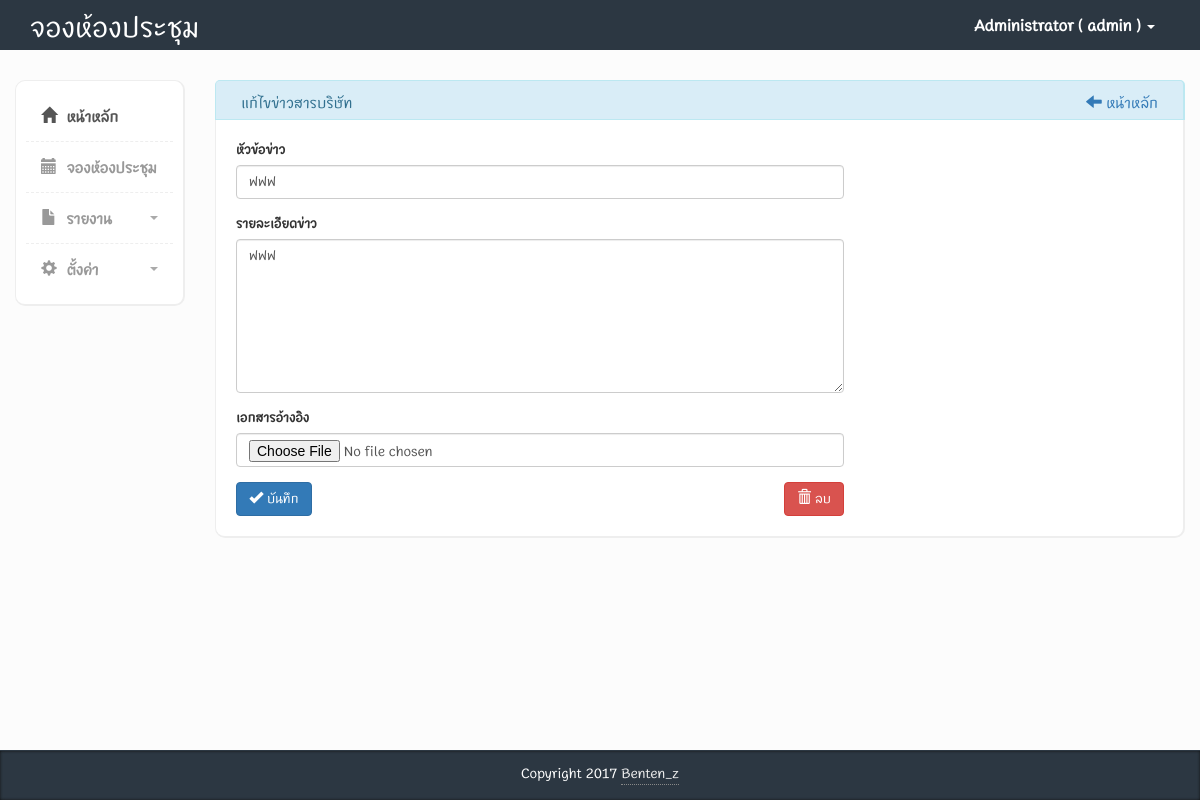
Screenshot of /frm_edit_news.php?news_id=11 (signed in) with the database file from the repository.
### tables this page shows
CREATE TABLE `tbl_users` (
  `user_id` int(11) NOT NULL AUTO_INCREMENT,
  `user_username` varchar(255) DEFAULT NULL,
  `user_password` varchar(255) DEFAULT NULL,
  `user_firstname` varchar(255) DEFAULT NULL,
  `user_lastname` varchar(255) DEFAULT NULL,
  `user_email` varchar(255) DEFAULT NULL,
  `user_status` varchar(255) DEFAULT NULL,
  `department_id` int(11) DEFAULT NULL,
  PRIMARY KEY (`user_id`)
);

CREATE TABLE `tbl_news` (
  `news_id` int(11) NOT NULL AUTO_INCREMENT,
  `news_title` varchar(255) DEFAULT NULL,
  `news_detail` text,
  `news_date` date DEFAULT NULL,
  `news_file` varchar(255) DEFAULT NULL,
  `news_upload` varchar(255) DEFAULT NULL,
  `user_id` int(11) DEFAULT NULL,
  PRIMARY KEY (`news_id`)
);

### session.php (called while the page is built, shortened)
<?php
require 'ConnectDB.php';
$session_login_id = $_SESSION['login_id'];
$qry_user = "SELECT * FROM tbl_users WHERE user_id='$session_login_id'";
$result_user = mysqli_query($con, $qry_user);
if ($result_user) {
    $row_user = mysqli_fetch_assoc($result_user);
    $s_login_username = $row_user['user_username'];
    $s_login_firstname = $row_user['user_firstname'];
}

### set_session.php (called while the page is built, shortened)
<?php
require './session.php';
?>

### frm_edit_news.php (the view, shortened to what this page needs)
<?php
include("set_session.php");
include("./ConnectDB.php");
$id = mysqli_real_escape_string($con, $_GET['news_id']);
$sql = "SELECT * FROM tbl_news WHERE news_id = '$id'";
$result = mysqli_query($con, $sql);
$row = mysqli_fetch_assoc($result);
?>
<!DOCTYPE html>
<html>
    <?php include("head.php") ?>
    <body>
        <?php include("header.php") ?>
        <div class="page-content">
            <div class="row">
                <div class="col-md-2">
                    <?php include("sitebar.php") ?>
                </div>
                <div class="col-md-10">
                    <div class="row">
                        <div class="col-md-12 panel-info">
                            <div class="content-box-header panel-heading">
                                <div class="panel-title ">แก้ไขข่าวสารบริษัท</div>
                                <div class="panel-options">
                                    <a href="index.php"><i class="glyphicon glyphicon-arrow-left"></i> หน้าหลัก</a>
                                </div>
                            </div>
                            <div class="content-box-large box-with-header">
                                <div class="row">
                                    <div class="col-md-8">
                                        <form id="form1" action="edit_news.php" method="POST" enctype="multipart/form-data" novalidate>
                                            <fieldset>
                                                <div class="form-group">
                                                    <label for="news_title">หัวข้อข่าว</label>
                                                    <input id="news_title" name="news_title" class="form-control" type="text" data-validation="required" value="<?php echo $row['news_title'] ?>">
                                                </div>
                                                <div class="form-group">
                                                    <label for="room_detail">รายละเอียดข่าว</label>
                                                    <textarea id="news_detail" name="news_detail"  class="form-control" data-validation="required" rows="7"><?php echo str_replace("<br>", "", $row['news_detail']) ?></textarea>
                                                </div>
                                                <div class="form-group">
                                                    <label for="room_pic">เอกสารอ้างอิง</label>
                                                    <input id="news_file" name="news_file"  class="form-control" type="file"
                                                           data-validation="size"
                                                           data-validation-max-size="1mb">
                                                </div>
                                            </fieldset>
                                            <div>
                                                <button id="btn1"  class="btn btn-primary" type="submit">
                                                    <i class="glyphicon glyphicon-ok"></i>
                                                    บันทึก
                                                </button>
                                                <a href="delete_news.php?news_id=<?php echo $row['news_id'] ?>" class="btn btn-danger pull-right"><i class="glyphicon glyphicon-trash"></i> ลบ</a>
                                            </div>
                                        </form>
                                    </div>
                                </div>
                            </div>
                        </div>
                    </div>
                </div>
            </div>
        </div>
        <?php include("footer.php") ?>
    </body>
</html>

### header.php (shortened to what this page needs)
<div class="header">
    <div class="container">
        <div class="row">
            <div class="col-md-5">
                <div class="logo">
                    <h1><a href="index.php">จองห้องประชุม</a></h1>
                </div>
            </div>
            <div class="col-md-7">
                <div class="navbar navbar-inverse" role="banner">
                    <nav class=" navbar-collapse bs-navbar-collapse navbar-right" role="navigation">
                        <ul class="nav navbar-nav">
                            <li class="dropdown">
                                <a href="#" class="dropdown-toggle" data-toggle="dropdown"><?php echo $s_login_firstname . "  ( " . $s_login_username . " ) "; ?> <b class="caret"></b></a>
                            </li>
                        </ul>
                    </nav>
                </div>
            </div>
        </div>
    </div>
</div>

### css/styles.css (style rules this page uses)
body { font-family: 'BoonJot-v1.0', sans-serif; background-color: #f7f7f7; position: relative; margin: 0px; font-size: 14px; padding: 0px; }
.page-content > .row { margin-left: 0px !important; margin-right: 0px !important; margin-top: 30px; }
.header { height:50px; background-color: #2c3742; }
.header .logo h1 { font-size:30px; margin:0px; padding:10px 0px; }
.header .logo h1 a { color:#fff; font-family: 'BoonJot-v1.0', sans-serif; }
.header .navbar * { box-shadow:none !important; }
.header .navbar { background:none !important; border:0px !important; }
.header .navbar .nav > li > a { color:#fff !important; font-size:16px !important; border-bottom:0px !important; margin-top:0px !important; font-weight:bold; }
.header .navbar-collapse { border:0px !important; }
.header .navbar-nav .caret { border-top-color:#fff !important; border-bottom-color:#fff !important; }
.content-box, .content-box-large { margin-bottom:30px; background:#fff; border-radius:10px; padding:10px; border-left:1px solid #eee; border-top:1px solid #eee; border-right:2px solid #eee; border-bottom:2px solid #eee; }
.content-box-large { padding: 20px; }
.box-with-header { border-top: none; border-top-left-radius:0px; border-top-right-radius:0px; }
.content-box-header { min-height: 40px; font-size: 16px; background:#f5f5f5; border-top-left-radius:5px; border-top-right-radius:5px; padding:10px; border-left:1px solid #eee; border-top:1px solid #eee; border-right:2px solid #eee; }
.content-box-header:after { clear:both; }
body { background-color: #eff0f3; }
.panel-heading>.panel-title, .content-box-header .panel-title { float: left; padding: 10px 15px; padding-top: 0px; }
.panel-heading>.panel-options, .content-box-header .panel-options { float: right; padding-right: 15px; }
.panel-heading>.panel-options>a, .content-box-header .panel-options>a { margin-top: 10px; }

### rows the page displays
tbl_users: user_firstname "Administrator", user_username "admin"
tbl_news: news_title "ฟฟฟ", news_detail "ฟฟฟ"
